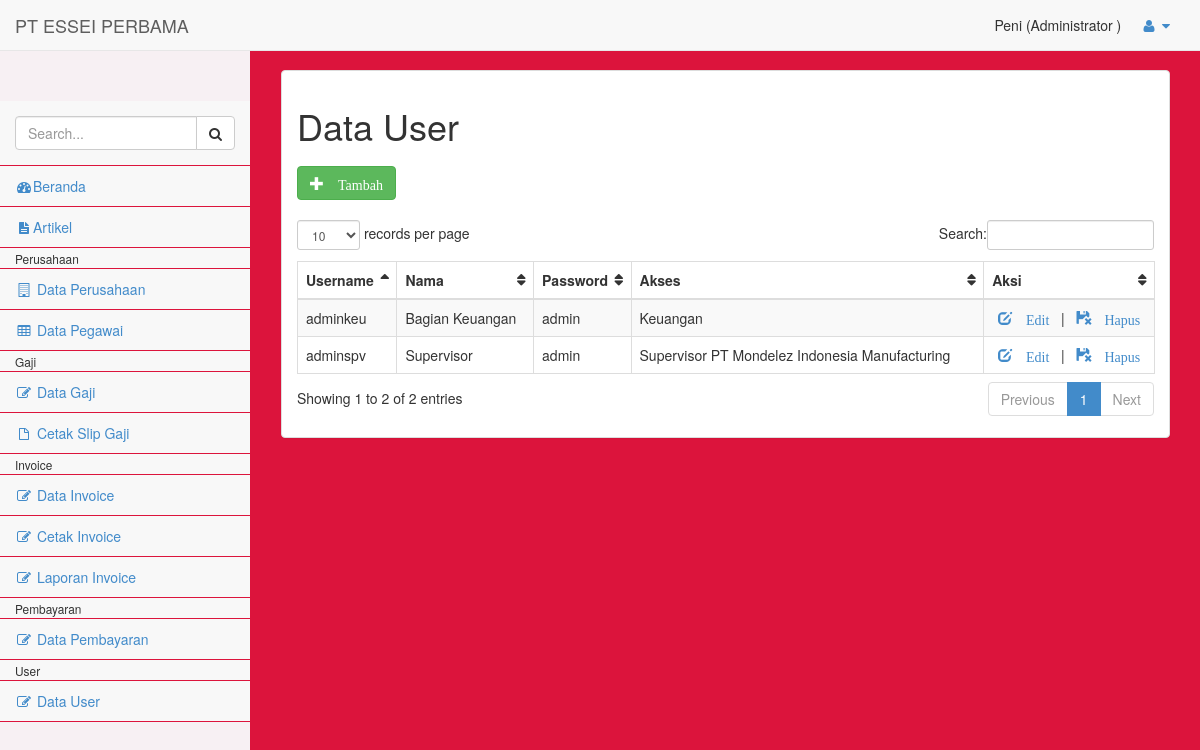
The app's page /pages/index.php?p=user (signed in) with its own data.
### tables this page shows
CREATE TABLE `user` (
  `username` varchar(20) NOT NULL,
  `nama` varchar(200) NOT NULL,
  `password` varchar(20) NOT NULL,
  `level` enum('spv','keu','super','') NOT NULL,
  `id_perusahaan` int(11) DEFAULT NULL
);

CREATE TABLE `perusahaan` (
  `id_perusahaan` int(11) NOT NULL,
  `nama` varchar(200) NOT NULL,
  `alamat` text NOT NULL
);

### pages/user/user.php (the view, shortened to what this page needs)
<?php
if($_SESSION['level']!="super"){
  echo "<script>location='index.php'</script>";
}else{
  include_once '_part/koneksi.php';
  $page = isset($_GET['page']) ? $_GET['page'] : 'list';
  switch ($page) {
  case 'list':
  ?>
  <h1>Data User</h1>
  <div class="row" style="margin: 20px auto;">
    <a href="index.php?p=user&page=entri" class="btn btn-success"><span class="glyphicon glyphicon-plus"> Tambah</span></a>
  </div>
  <table id="example" class="table table-striped table-bordered">
    <thead>
      <tr>
        <th>Username</th>
        <th>Nama</th>
        <th>Password</th>
        <th>Akses</th>
        <th>Aksi</th>
      </tr>
    </thead>
    <tbody>
  	<?php
  		$sql = "SELECT user.*, perusahaan.nama nama_perusahaan FROM user
              LEFT JOIN perusahaan on user.id_perusahaan=perusahaan.id_perusahaan
              WHERE level!='super'";
      $row = $koneksi->prepare($sql);
      $row->execute();
      $hasil = $row->fetchAll(PDO::FETCH_OBJ);
  		foreach($hasil as $isi){
        if($isi->level=="keu"){$level="Keuangan";}else if($isi->level=="spv"){$level="Supervisor ".$isi->nama_perusahaan;}
  	?>
      <tr>
        <td><?= $isi->username;?></td>
        <td><?= $isi->nama;?></td>
        <td><?= $isi->password;?></td>
        <td><?= $level;?></td>
        <td align="center">
          <a href="index.php?p=user&page=edit&id=<?= $isi->username ?>"><i class="glyphicon glyphicon-edit"> Edit</i></a>
          &nbsp;&nbsp;|&nbsp;&nbsp;
          <a href="user/aksi_user.php?id=<?= $isi->username ?>" onclick="return confirm('Yakin Hapus ?')"><i class="glyphicon glyphicon-floppy-remove"> Hapus</i></a>
        </td>
      </tr>
  	<?php } ?>
    </tbody>
  </table>
  <?php
  break;
  ?>
  <?php
  }
  ?>
<?php } ?>

### assets/css/sb-admin.css (style rules this page uses)
body { padding-top: 100px; background-color: #f7f0f3; }
@media (min-width:768px) { body { padding-top: 50px; } }
table.dataTable thead .sorting, table.dataTable thead .sorting_asc, table.dataTable thead .sorting_desc, table.dataTable thead .sorting_asc_disabled, table.dataTable thead .sorting_desc_disabled { background: transparent; }
table.dataTable thead .sorting_asc:after { content: "\f0de"; float: right; font-family: fontawesome; }
table.dataTable thead .sorting:after { content: "\f0dc"; float: right; font-family: fontawesome; color: f7f0f3; }

### records on screen
user: username "adminkeu", nama "Bagian Keuangan", password "admin", level "Keuangan"
user: username "adminspv", nama "Supervisor", password "admin", id_perusahaan.nama "Supervisor PT Mondelez Indonesia Manufacturing"

### other values on screen
$_SESSION['nama'] "Peni"
$level "Administrator"
